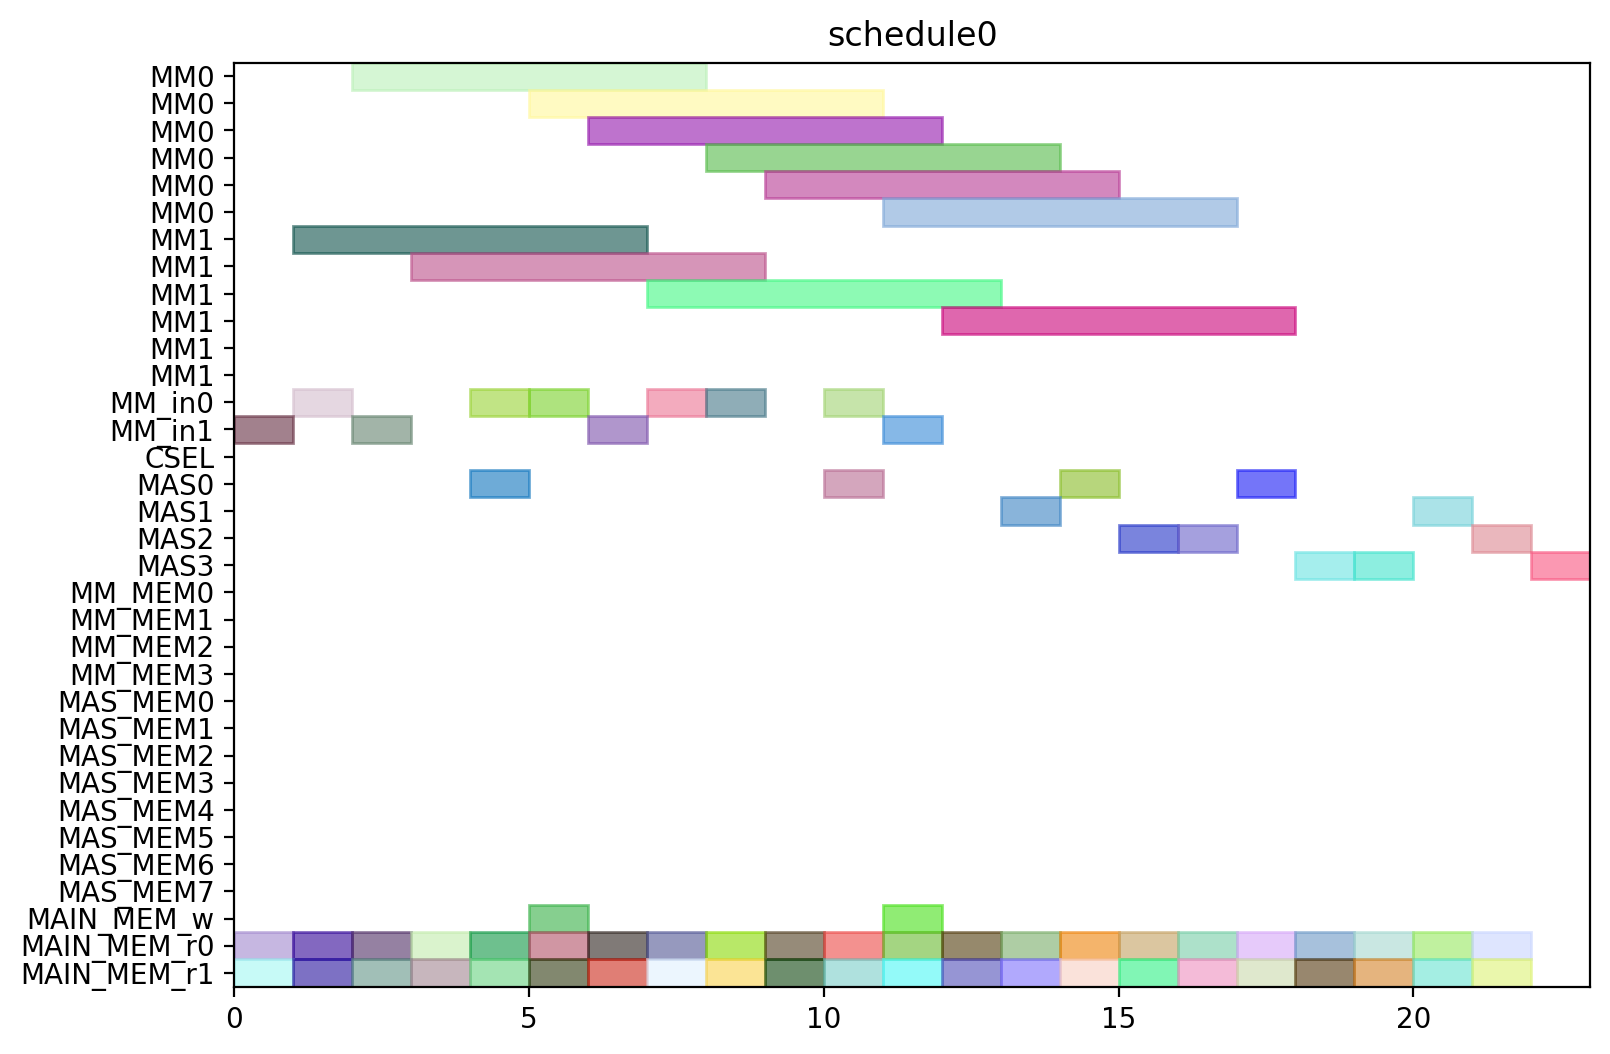

Write Python code to recreate this figure.
from pyschedule import Scenario, solvers, plotters, alt


def solve():
	horizon = 120
	S = Scenario("schedule0", horizon=horizon)

	# resource
	MM = S.Resources('MM', num=2, size=6)
	MM_in = S.Resources('MM_in', num=2)
	CSEL = S.Resource('CSEL')
	MAS = S.Resources('MAS', num=4, size=1, periods=range(1, horizon))
	MM_MEM = S.Resources('MM_MEM', num=4)
	MAS_MEM = S.Resources('MAS_MEM', num=8)
	MAIN_MEM_w = S.Resource('MAIN_MEM_w', size=1)
	MAIN_MEM_r = S.Resources('MAIN_MEM_r', num=2)

	# result of previous scheduling

	# new tasks
	c10_t0 = S.Task('c10_t0', length=6, delay_cost=1)
	c10_t0 += alt(MM)
	c10_t0_in = S.Task('c10_t0_in', length=1, delay_cost=1)
	c10_t0_in += alt(MM_in)
	S += c10_t0_in*MM_in[0]<=c10_t0*MM[0]
	S += c10_t0_in*MM_in[1]<=c10_t0*MM[1]
	c10_t0_mem0 = S.Task('c10_t0_mem0', length=1, delay_cost=1)
	c10_t0_mem0 += MAIN_MEM_r[0]
	S += c10_t0_mem0 <= c10_t0

	c10_t0_mem1 = S.Task('c10_t0_mem1', length=1, delay_cost=1)
	c10_t0_mem1 += MAIN_MEM_r[1]
	S += c10_t0_mem1 <= c10_t0

	c10_t1 = S.Task('c10_t1', length=6, delay_cost=1)
	c10_t1 += alt(MM)
	c10_t1_in = S.Task('c10_t1_in', length=1, delay_cost=1)
	c10_t1_in += alt(MM_in)
	S += c10_t1_in*MM_in[0]<=c10_t1*MM[0]
	S += c10_t1_in*MM_in[1]<=c10_t1*MM[1]
	c10_t1_mem0 = S.Task('c10_t1_mem0', length=1, delay_cost=1)
	c10_t1_mem0 += MAIN_MEM_r[0]
	S += c10_t1_mem0 <= c10_t1

	c10_t1_mem1 = S.Task('c10_t1_mem1', length=1, delay_cost=1)
	c10_t1_mem1 += MAIN_MEM_r[1]
	S += c10_t1_mem1 <= c10_t1

	c10_t2 = S.Task('c10_t2', length=1, delay_cost=1)
	c10_t2 += alt(MAS)
	c10_t2_mem0 = S.Task('c10_t2_mem0', length=1, delay_cost=1)
	c10_t2_mem0 += MAIN_MEM_r[0]
	S += c10_t2_mem0 <= c10_t2

	c10_t2_mem1 = S.Task('c10_t2_mem1', length=1, delay_cost=1)
	c10_t2_mem1 += MAIN_MEM_r[1]
	S += c10_t2_mem1 <= c10_t2

	c10_t3 = S.Task('c10_t3', length=1, delay_cost=1)
	c10_t3 += alt(MAS)
	c10_t3_mem0 = S.Task('c10_t3_mem0', length=1, delay_cost=1)
	c10_t3_mem0 += MAIN_MEM_r[0]
	S += c10_t3_mem0 <= c10_t3

	c10_t3_mem1 = S.Task('c10_t3_mem1', length=1, delay_cost=1)
	c10_t3_mem1 += MAIN_MEM_r[1]
	S += c10_t3_mem1 <= c10_t3

	c20_t0 = S.Task('c20_t0', length=6, delay_cost=1)
	c20_t0 += alt(MM)
	c20_t0_in = S.Task('c20_t0_in', length=1, delay_cost=1)
	c20_t0_in += alt(MM_in)
	S += c20_t0_in*MM_in[0]<=c20_t0*MM[0]
	S += c20_t0_in*MM_in[1]<=c20_t0*MM[1]
	c20_t0_mem0 = S.Task('c20_t0_mem0', length=1, delay_cost=1)
	c20_t0_mem0 += MAIN_MEM_r[0]
	S += c20_t0_mem0 <= c20_t0

	c20_t0_mem1 = S.Task('c20_t0_mem1', length=1, delay_cost=1)
	c20_t0_mem1 += MAIN_MEM_r[1]
	S += c20_t0_mem1 <= c20_t0

	c20_t1 = S.Task('c20_t1', length=6, delay_cost=1)
	c20_t1 += alt(MM)
	c20_t1_in = S.Task('c20_t1_in', length=1, delay_cost=1)
	c20_t1_in += alt(MM_in)
	S += c20_t1_in*MM_in[0]<=c20_t1*MM[0]
	S += c20_t1_in*MM_in[1]<=c20_t1*MM[1]
	c20_t1_mem0 = S.Task('c20_t1_mem0', length=1, delay_cost=1)
	c20_t1_mem0 += MAIN_MEM_r[0]
	S += c20_t1_mem0 <= c20_t1

	c20_t1_mem1 = S.Task('c20_t1_mem1', length=1, delay_cost=1)
	c20_t1_mem1 += MAIN_MEM_r[1]
	S += c20_t1_mem1 <= c20_t1

	c20_t2 = S.Task('c20_t2', length=1, delay_cost=1)
	c20_t2 += alt(MAS)
	c20_t2_mem0 = S.Task('c20_t2_mem0', length=1, delay_cost=1)
	c20_t2_mem0 += MAIN_MEM_r[0]
	S += c20_t2_mem0 <= c20_t2

	c20_t2_mem1 = S.Task('c20_t2_mem1', length=1, delay_cost=1)
	c20_t2_mem1 += MAIN_MEM_r[1]
	S += c20_t2_mem1 <= c20_t2

	c20_t3 = S.Task('c20_t3', length=1, delay_cost=1)
	c20_t3 += alt(MAS)
	c20_t3_mem0 = S.Task('c20_t3_mem0', length=1, delay_cost=1)
	c20_t3_mem0 += MAIN_MEM_r[0]
	S += c20_t3_mem0 <= c20_t3

	c20_t3_mem1 = S.Task('c20_t3_mem1', length=1, delay_cost=1)
	c20_t3_mem1 += MAIN_MEM_r[1]
	S += c20_t3_mem1 <= c20_t3

	c01_t0 = S.Task('c01_t0', length=6, delay_cost=1)
	c01_t0 += alt(MM)
	c01_t0_in = S.Task('c01_t0_in', length=1, delay_cost=1)
	c01_t0_in += alt(MM_in)
	S += c01_t0_in*MM_in[0]<=c01_t0*MM[0]
	S += c01_t0_in*MM_in[1]<=c01_t0*MM[1]
	c01_t0_mem0 = S.Task('c01_t0_mem0', length=1, delay_cost=1)
	c01_t0_mem0 += MAIN_MEM_r[0]
	S += c01_t0_mem0 <= c01_t0

	c01_t0_mem1 = S.Task('c01_t0_mem1', length=1, delay_cost=1)
	c01_t0_mem1 += MAIN_MEM_r[1]
	S += c01_t0_mem1 <= c01_t0

	c01_t1 = S.Task('c01_t1', length=6, delay_cost=1)
	c01_t1 += alt(MM)
	c01_t1_in = S.Task('c01_t1_in', length=1, delay_cost=1)
	c01_t1_in += alt(MM_in)
	S += c01_t1_in*MM_in[0]<=c01_t1*MM[0]
	S += c01_t1_in*MM_in[1]<=c01_t1*MM[1]
	c01_t1_mem0 = S.Task('c01_t1_mem0', length=1, delay_cost=1)
	c01_t1_mem0 += MAIN_MEM_r[0]
	S += c01_t1_mem0 <= c01_t1

	c01_t1_mem1 = S.Task('c01_t1_mem1', length=1, delay_cost=1)
	c01_t1_mem1 += MAIN_MEM_r[1]
	S += c01_t1_mem1 <= c01_t1

	c01_t2 = S.Task('c01_t2', length=1, delay_cost=1)
	c01_t2 += alt(MAS)
	c01_t2_mem0 = S.Task('c01_t2_mem0', length=1, delay_cost=1)
	c01_t2_mem0 += MAIN_MEM_r[0]
	S += c01_t2_mem0 <= c01_t2

	c01_t2_mem1 = S.Task('c01_t2_mem1', length=1, delay_cost=1)
	c01_t2_mem1 += MAIN_MEM_r[1]
	S += c01_t2_mem1 <= c01_t2

	c01_t3 = S.Task('c01_t3', length=1, delay_cost=1)
	c01_t3 += alt(MAS)
	c01_t3_mem0 = S.Task('c01_t3_mem0', length=1, delay_cost=1)
	c01_t3_mem0 += MAIN_MEM_r[0]
	S += c01_t3_mem0 <= c01_t3

	c01_t3_mem1 = S.Task('c01_t3_mem1', length=1, delay_cost=1)
	c01_t3_mem1 += MAIN_MEM_r[1]
	S += c01_t3_mem1 <= c01_t3

	c11_t0 = S.Task('c11_t0', length=6, delay_cost=1)
	c11_t0 += alt(MM)
	c11_t0_in = S.Task('c11_t0_in', length=1, delay_cost=1)
	c11_t0_in += alt(MM_in)
	S += c11_t0_in*MM_in[0]<=c11_t0*MM[0]
	S += c11_t0_in*MM_in[1]<=c11_t0*MM[1]
	c11_t0_mem0 = S.Task('c11_t0_mem0', length=1, delay_cost=1)
	c11_t0_mem0 += MAIN_MEM_r[0]
	S += c11_t0_mem0 <= c11_t0

	c11_t0_mem1 = S.Task('c11_t0_mem1', length=1, delay_cost=1)
	c11_t0_mem1 += MAIN_MEM_r[1]
	S += c11_t0_mem1 <= c11_t0

	c11_t1 = S.Task('c11_t1', length=6, delay_cost=1)
	c11_t1 += alt(MM)
	c11_t1_in = S.Task('c11_t1_in', length=1, delay_cost=1)
	c11_t1_in += alt(MM_in)
	S += c11_t1_in*MM_in[0]<=c11_t1*MM[0]
	S += c11_t1_in*MM_in[1]<=c11_t1*MM[1]
	c11_t1_mem0 = S.Task('c11_t1_mem0', length=1, delay_cost=1)
	c11_t1_mem0 += MAIN_MEM_r[0]
	S += c11_t1_mem0 <= c11_t1

	c11_t1_mem1 = S.Task('c11_t1_mem1', length=1, delay_cost=1)
	c11_t1_mem1 += MAIN_MEM_r[1]
	S += c11_t1_mem1 <= c11_t1

	c11_t2 = S.Task('c11_t2', length=1, delay_cost=1)
	c11_t2 += alt(MAS)
	c11_t2_mem0 = S.Task('c11_t2_mem0', length=1, delay_cost=1)
	c11_t2_mem0 += MAIN_MEM_r[0]
	S += c11_t2_mem0 <= c11_t2

	c11_t2_mem1 = S.Task('c11_t2_mem1', length=1, delay_cost=1)
	c11_t2_mem1 += MAIN_MEM_r[1]
	S += c11_t2_mem1 <= c11_t2

	c11_t3 = S.Task('c11_t3', length=1, delay_cost=1)
	c11_t3 += alt(MAS)
	c11_t3_mem0 = S.Task('c11_t3_mem0', length=1, delay_cost=1)
	c11_t3_mem0 += MAIN_MEM_r[0]
	S += c11_t3_mem0 <= c11_t3

	c11_t3_mem1 = S.Task('c11_t3_mem1', length=1, delay_cost=1)
	c11_t3_mem1 += MAIN_MEM_r[1]
	S += c11_t3_mem1 <= c11_t3

	c21_t0 = S.Task('c21_t0', length=6, delay_cost=1)
	c21_t0 += alt(MM)
	c21_t0_in = S.Task('c21_t0_in', length=1, delay_cost=1)
	c21_t0_in += alt(MM_in)
	S += c21_t0_in*MM_in[0]<=c21_t0*MM[0]
	S += c21_t0_in*MM_in[1]<=c21_t0*MM[1]
	c21_t0_mem0 = S.Task('c21_t0_mem0', length=1, delay_cost=1)
	c21_t0_mem0 += MAIN_MEM_r[0]
	S += c21_t0_mem0 <= c21_t0

	c21_t0_mem1 = S.Task('c21_t0_mem1', length=1, delay_cost=1)
	c21_t0_mem1 += MAIN_MEM_r[1]
	S += c21_t0_mem1 <= c21_t0

	c21_t1 = S.Task('c21_t1', length=6, delay_cost=1)
	c21_t1 += alt(MM)
	c21_t1_in = S.Task('c21_t1_in', length=1, delay_cost=1)
	c21_t1_in += alt(MM_in)
	S += c21_t1_in*MM_in[0]<=c21_t1*MM[0]
	S += c21_t1_in*MM_in[1]<=c21_t1*MM[1]
	c21_t1_mem0 = S.Task('c21_t1_mem0', length=1, delay_cost=1)
	c21_t1_mem0 += MAIN_MEM_r[0]
	S += c21_t1_mem0 <= c21_t1

	c21_t1_mem1 = S.Task('c21_t1_mem1', length=1, delay_cost=1)
	c21_t1_mem1 += MAIN_MEM_r[1]
	S += c21_t1_mem1 <= c21_t1

	c21_t2 = S.Task('c21_t2', length=1, delay_cost=1)
	c21_t2 += alt(MAS)
	c21_t2_mem0 = S.Task('c21_t2_mem0', length=1, delay_cost=1)
	c21_t2_mem0 += MAIN_MEM_r[0]
	S += c21_t2_mem0 <= c21_t2

	c21_t2_mem1 = S.Task('c21_t2_mem1', length=1, delay_cost=1)
	c21_t2_mem1 += MAIN_MEM_r[1]
	S += c21_t2_mem1 <= c21_t2

	c21_t3 = S.Task('c21_t3', length=1, delay_cost=1)
	c21_t3 += alt(MAS)
	c21_t3_mem0 = S.Task('c21_t3_mem0', length=1, delay_cost=1)
	c21_t3_mem0 += MAIN_MEM_r[0]
	S += c21_t3_mem0 <= c21_t3

	c21_t3_mem1 = S.Task('c21_t3_mem1', length=1, delay_cost=1)
	c21_t3_mem1 += MAIN_MEM_r[1]
	S += c21_t3_mem1 <= c21_t3

	c000 = S.Task('c000', length=1, delay_cost=1)
	c000 += alt(MAS)
	S += 0<c000

	c000_w = S.Task('c000_w', length=1, delay_cost=1)
	c000_w += alt(MAIN_MEM_w)
	S += c000 <= c000_w

	c000_mem0 = S.Task('c000_mem0', length=1, delay_cost=1)
	c000_mem0 += MAIN_MEM_r[0]
	S += c000_mem0 <= c000

	c000_mem1 = S.Task('c000_mem1', length=1, delay_cost=1)
	c000_mem1 += MAIN_MEM_r[1]
	S += c000_mem1 <= c000

	c001 = S.Task('c001', length=1, delay_cost=1)
	c001 += alt(MAS)
	S += 0<c001

	c001_w = S.Task('c001_w', length=1, delay_cost=1)
	c001_w += alt(MAIN_MEM_w)
	S += c001 <= c001_w

	c001_mem0 = S.Task('c001_mem0', length=1, delay_cost=1)
	c001_mem0 += MAIN_MEM_r[0]
	S += c001_mem0 <= c001

	c001_mem1 = S.Task('c001_mem1', length=1, delay_cost=1)
	c001_mem1 += MAIN_MEM_r[1]
	S += c001_mem1 <= c001

	solvers.mip.solve(S,msg=1,kind='CPLEX',ratio_gap=1.01)

	solution = [['hoge']*len(S.solution()[1]) for i in range(len(S.solution()))]
	for i in range(len(S.solution())):
		for j in range(len(S.solution()[i])):
			solution[i][j]=str(S.solution()[i][j])
	print(solution)

	cycles = int(solution[-1][3])

	pic_file_name = "/home/mfukuda/ABE/multiRAM_multiMAS_16mux/scheduling_result/stage6MM2_stage1MAS4/FROB/schedule0.png"
	if(S.solution() != []):
		plotters.matplotlib.plot(S,img_filename=pic_file_name, show_task_labels=False, fig_size=(cycles*0.25+3, 6))

	return solution
